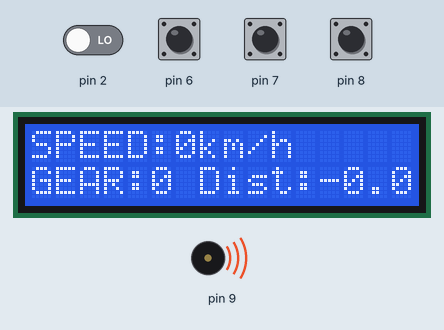
The sketch below on a simulated Arduino Uno, built with avr-gcc and run on an emulated ATmega328P. Parts: 16×2 character LCD, buzzer (waves = sounding). Inputs (shaded band) come from the test bench; at power-on: pin 6–8 HIGH, pin 2 LOW.

Above: at 1.2 s.
1.3 s: pin 2 driven HIGH
At 1.9 s:
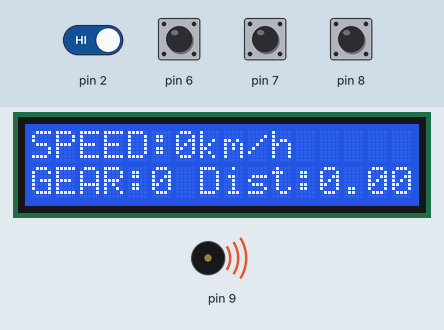
3.1 s: pin 6 pulled LOW for 0.35 s
At 3.6 s:
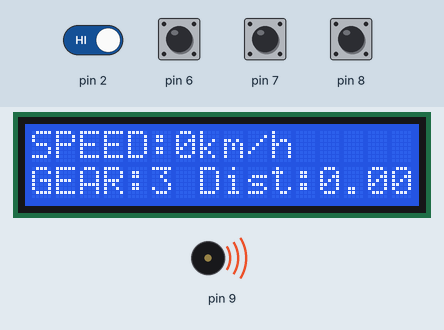
5.2 s: pin 7 pulled LOW for 0.35 s
At 5.43 s:
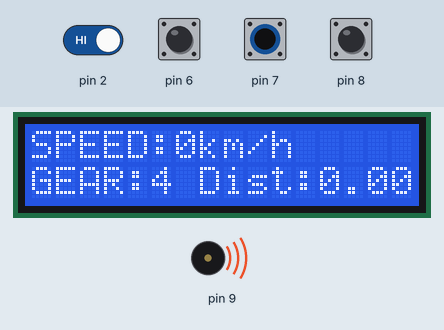
7.0 s: pin 8 pulled LOW for 0.35 s
At 7.27 s:
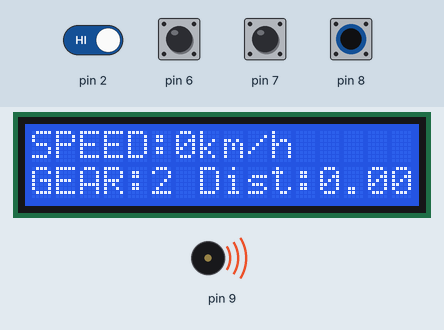
Timing chart, 0 to 9.9 s (numbered marks = the images above; inputs shaded):
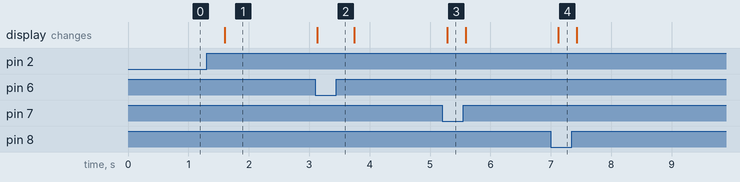

The sketch:

gear_dist_wheel_speed_in_16X2_LCD.ino
```cpp
#include <LiquidCrystal.h>
 LiquidCrystal lcd(12, 11, 5, 4, 3, 10);
float start, finished;
float elapsed, time;
float circ=1.595929; // wheel circumference in meters
float speeed;
int j=0;
void setup()
{
  attachInterrupt(digitalPinToInterrupt(2), speedo, RISING);
  start=millis();
  Serial.begin(115200);
    lcd.begin(16, 2);
    tone(9, 500);
 pinMode(0, INPUT_PULLUP);
 pinMode(8, INPUT_PULLUP);
 pinMode(6, INPUT_PULLUP);
 pinMode(7, INPUT_PULLUP);

}
void speedo()
{
  j++;
  elapsed=millis()-start;
  start=millis();
  speeed=(3600*circ)/(42*elapsed);
 }
void loop()
{
  lcd.clear();
  lcd.setCursor(0,0);
  lcd.print("SPEED:");
  lcd.print(int(speeed));
  lcd.print("km/h");

   lcd.setCursor(0, 1);
     lcd.print("GEAR:");
if (digitalRead(0) == LOW)
{
 lcd.print("1");
}
else if (digitalRead(8) ==LOW)
{
 lcd.print("2");
}
else if (digitalRead(6) ==LOW)
{
 lcd.print("3");
}
else if (digitalRead(7) ==LOW)
{
 lcd.print("4");
}
else
{
 lcd.print("0");
}
lcd.setCursor(12,1);
lcd.print((0.0015959*(j-1))/42);
   lcd.setCursor(7,1);
   lcd.print("Dist:");
 delay(300);
}
```

Measured:
- after the input at 1.3 s, the display: changes after 0.30 s (image 1)
- after the input at 3.1 s, the display: changes at once (image 2)
- after the input at 5.2 s, the display: changes after 0.08 s (image 3)
- after the input at 7.0 s, the display: changes after 0.12 s (image 4)
